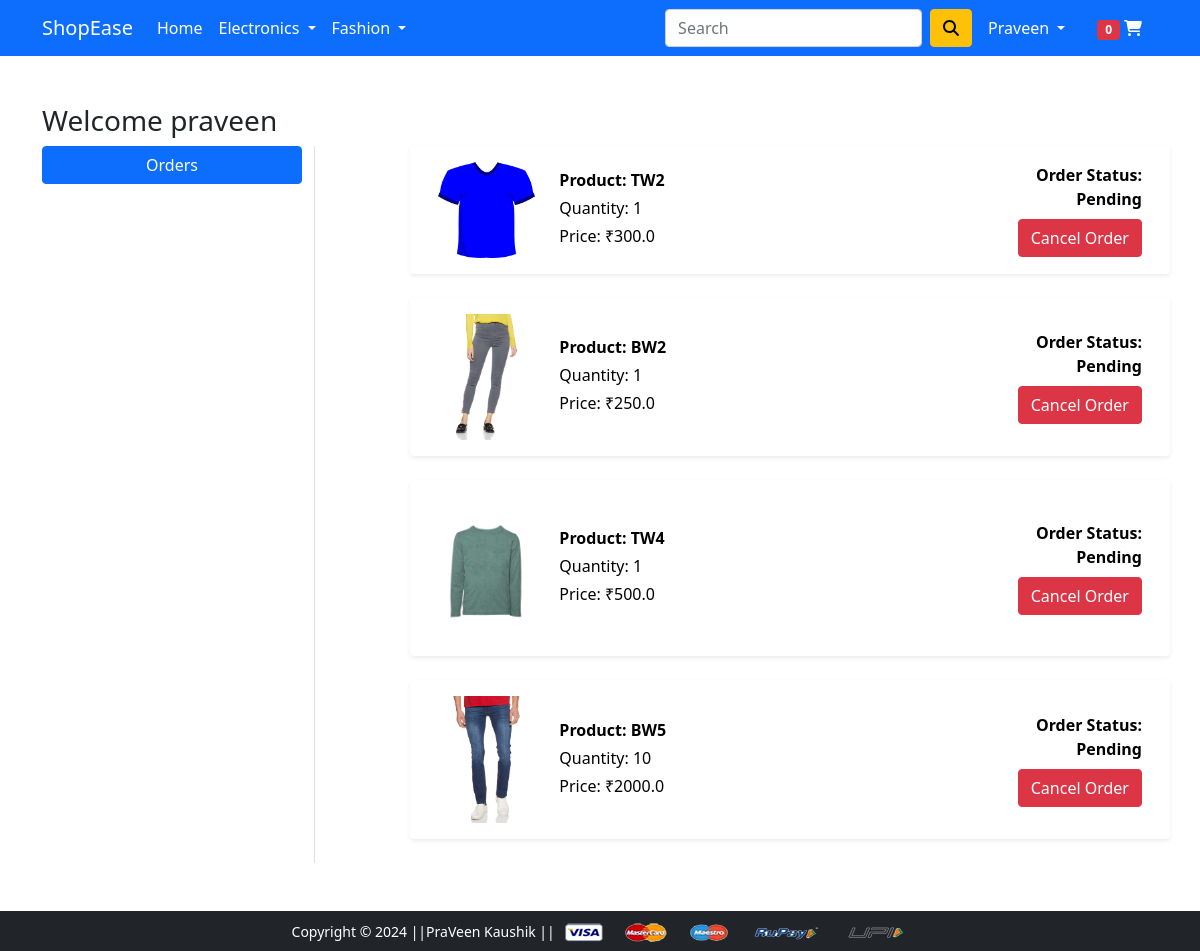
The page /orders/ (signed in) on the database as committed earlier.
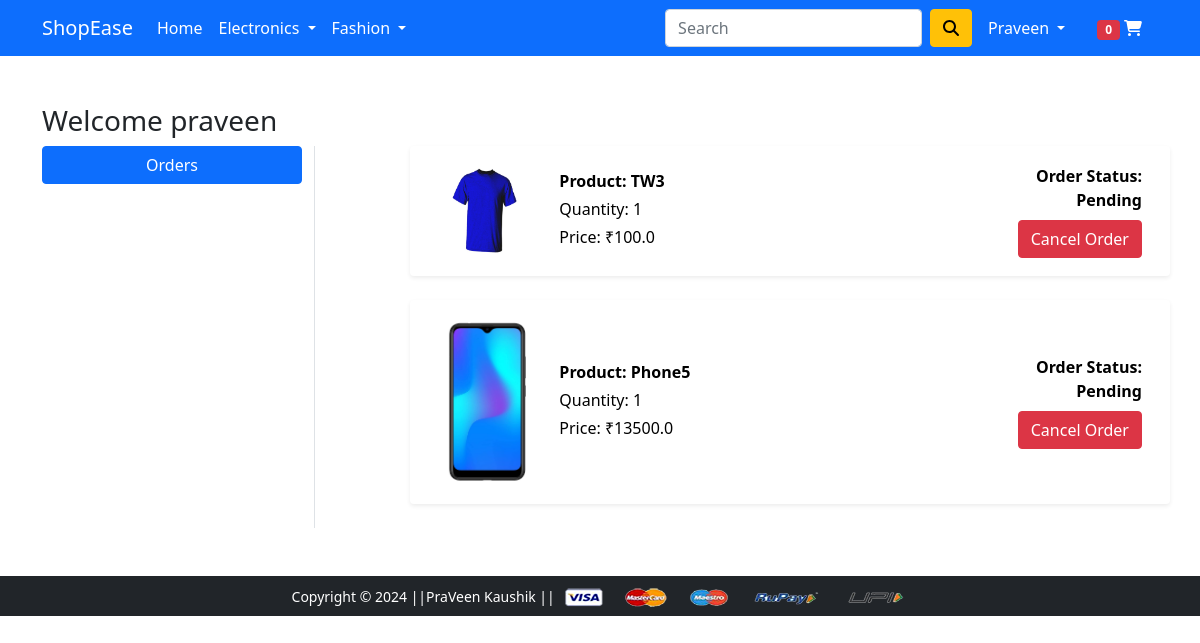
The same page on the database as committed later.
### app/models.py (models this page shows, shortened)
class OrderPlaced(models.Model):
    user=models.ForeignKey(User,on_delete=models.CASCADE)
    customer=models.ForeignKey(Customer,on_delete=models.CASCADE)
    product=models.ForeignKey(Product,on_delete=models.CASCADE)
    quantity=models.PositiveIntegerField(default=1)
    ordered_date=models.DateTimeField(auto_now_add=True)
    status=models.CharField(choices=STATUS_CHOICES,max_length=50,default='Pending')
    @property
    def total_cost(self):
        return self.quantity*self.product.discounted_price

class Product(models.Model):
    title=models.CharField(max_length=200)
    selling_price=models.FloatField()
    discounted_price=models.FloatField()
    description=models.TextField()
    brand=models.CharField(max_length=100)
    category=models.CharField(choices=CATEGORY_CHOICES,max_length=2)
    product_image=models.ImageField(upload_to='productimg')

### app/views.py (the view)
# urls.py: path('orders/', views.orders, name='orders'),
@login_required
def orders(request):
    totalitem=0
    user=request.user
    op = OrderPlaced.objects.filter(user=request.user)
    totalitem = len(Cart.objects.filter(user=request.user))
    return render(request, 'app/orders.html', {'order_placed':op,'user':user,'totalitem':totalitem})

### app/templates/app/orders.html (shortened to what this page needs)
{% extends 'app/base.html' %}
{% load static %}
{% block main-content %}
<div class="container my-5" >
  <div class="row">
    <h3>Welcome {{user}}</h3>
    <div class="col-sm-3 border-end">
      <ul class="list-unstyled">
        <li class="d-grid"><a href="{% url 'orders' %}" class="btn btn-primary">Orders</a></li>
      </ul>
    </div>
    <div class="col-sm-8 offset-sm-1">
      <div class="row">
        {% for op in order_placed %}
        <div class="col-12 mb-4">
          <a href="{% url 'product-detail' op.product.id %}" class="text-decoration-none custom-link">
            <div class="row shadow-sm p-3 bg-white rounded align-items-center">
              <div class="col-sm-2">
                <img src="{{op.product.product_image.url}}" alt="" class="img-fluid rounded" height="150" width="150">
              </div>
              <div class="col-sm-7">
                <p class="fw-bold mb-1">Product: {{op.product.title}}</p>
                <p class="mb-1">Quantity: {{op.quantity}}</p>
                <p class="mb-1">Price: ₹{{op.total_cost}}</p>
              </div>
              <div class="col-sm-3 text-end fw-bold">
                <p class="mb-2">Order Status: {{op.status}}</p>
                {% if op.status in "Accepted, Packed, Pending" %}
                <form action="{% url 'cancel_order' op.id %}" method="post" class="d-inline">
                  <button type="submit" class="btn btn-danger">Cancel Order</button>
                </form>
                {% endif %}
              </div>
            </div>
          </a>
        </div>
        {% endfor %}
      </div>
    </div>
  </div>
</div>
{% endblock main-content %}

Rows that differ between the two databases and show on the page:
removed OrderPlaced: product.product_image (picture), product "TW2", quantity "1", total_cost "300.0", status "Pending", shows "Cancel Order"
removed OrderPlaced: product.product_image (picture), product "BW2", quantity "1", total_cost "250.0", status "Pending", shows "Cancel Order"
removed OrderPlaced: product.product_image (picture), product "TW4", quantity "1", total_cost "500.0", status "Pending", shows "Cancel Order"
removed OrderPlaced: product.product_image (picture), product "BW5", quantity "10", total_cost "2000.0", status "Pending", shows "Cancel Order"
added OrderPlaced: product.product_image (picture), product "TW3", quantity "1", total_cost "100.0", status "Pending", shows "Cancel Order"
added OrderPlaced: product.product_image (picture), product "Phone5", quantity "1", total_cost "13500.0", status "Pending", shows "Cancel Order"
